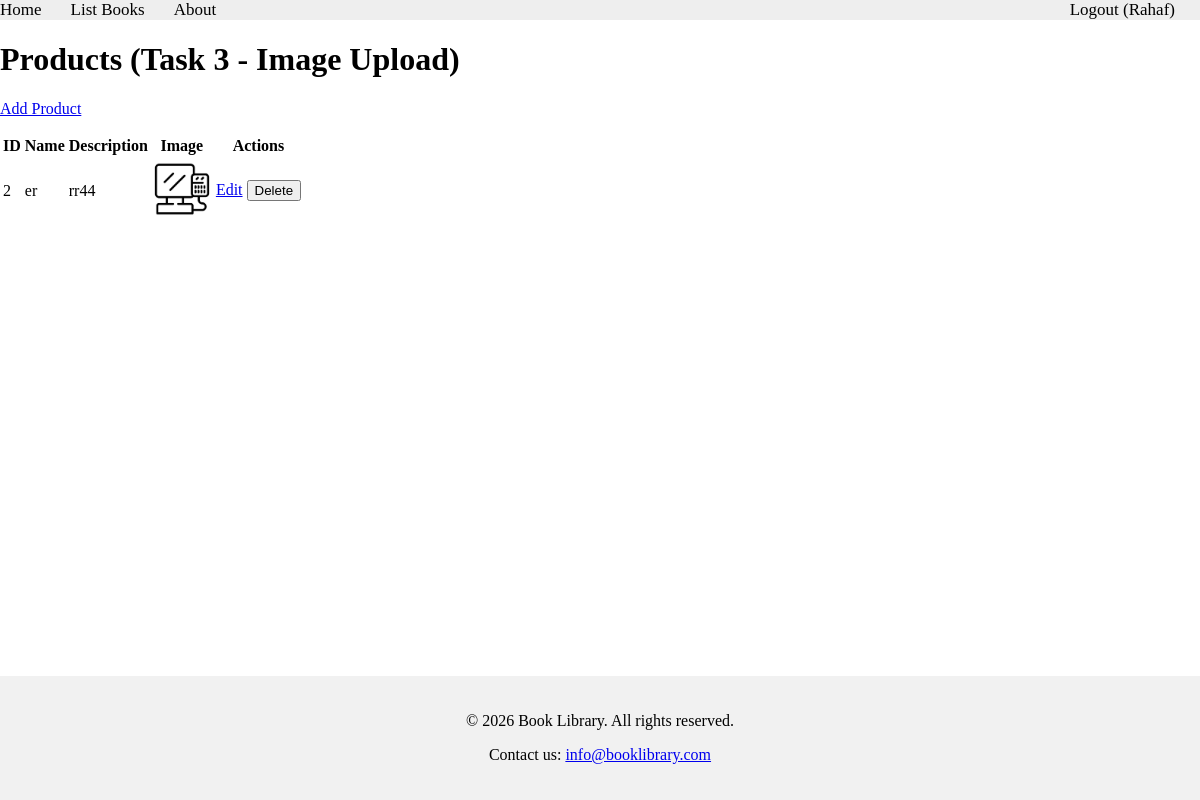
Page /books/lab11/task3/products (signed in) on the committed database.
### apps/bookmodule/models.py (models this page shows, shortened)
class Product(models.Model):
    name = models.CharField(max_length=200)
    description = models.TextField(blank=True)
    image = models.ImageField(upload_to='products/', blank=True, null=True)

### apps/bookmodule/views.py (the view)
# urls.py: path('lab11/task3/products', views.lab11_task3_list_products, name="books.lab11.task3.list_products"),
@login_required
def lab11_task3_list_products(request):
    products = Product.objects.all().order_by('id')
    return render(request, 'bookmodule/lab11_task3_list_products.html', {'products': products})

### apps/template/bookmodule/lab11_task3_list_products.html (shortened to what this page needs)
{% extends 'layouts/base.html' %}
{% block content %}
<h1>Products (Task 3 - Image Upload)</h1>
<p><a href="{% url 'books.lab11.task3.add_product' %}">Add Product</a></p>
<table>
    <tr><th>ID</th><th>Name</th><th>Description</th><th>Image</th><th>Actions</th></tr>
    {% for product in products %}
    <tr>
        <td>{{ product.id }}</td>
        <td>{{ product.name }}</td>
        <td>{{ product.description }}</td>
        <td>
            {% if product.image %}
            <img src="{{ product.image.url }}" alt="{{ product.name }}" style="height:60px;">
            {% else %}
            -
            {% endif %}
        </td>
        <td>
            <a href="{% url 'books.lab11.task3.edit_product' product.id %}">Edit</a>
            <form method="post" action="{% url 'books.lab11.task3.delete_product' product.id %}" style="display:inline"
                  onsubmit="return confirm('Delete {{ product.name }}?');">
                <button type="submit">Delete</button>
            </form>
        </td>
    </tr>
    {% empty %}
    <tr><td colspan="5">No products yet.</td></tr>
    {% endfor %}
</table>
{% endblock %}

### apps/template/includes/header.html
{% with request.resolver_match.url_name as url_name %}
<div class="topnav">
<a class="{% if url_name == 'books.index' %}active{% endif %}" href="{% url 'books.index' %}">Home</a>
<a class="{% if url_name == 'books.list_books' %}active{% endif %}" href="{% url 'books.list_books' %}">List Books</a>
<a class="{% if url_name == 'books.aboutus' %}active{% endif %}" href="{% url 'books.aboutus' %}">About</a>
{% if user.is_authenticated %}
    <a href="{% url 'users.logout' %}" style="float:right;">Logout ({{ user.username }})</a>
{% else %}
    <a class="{% if url_name == 'users.login' %}active{% endif %}" href="{% url 'users.login' %}" style="float:right;">Login</a>
    <a class="{% if url_name == 'users.register' %}active{% endif %}" href="{% url 'users.register' %}" style="float:right;">Register</a>
{% endif %}
</div>
{% endwith %}

### apps/static/styles.css (style rules this page uses)
.topnav { background-color: #eeeeee; width: 100%; }
.topnav a { color: #000000; text-align: center; margin-right: 25px; text-decoration: none; font-size: 17px; }

### apps/template/layouts/base.html (style rules this page uses)
body { display: flex; flex-direction: column; min-height: 100vh; margin: 0; }

### rows in the picture
Product: id "2", name "er", description "rr44", image (picture)

### other values in the picture
{{ user.username }} "Rahaf"
